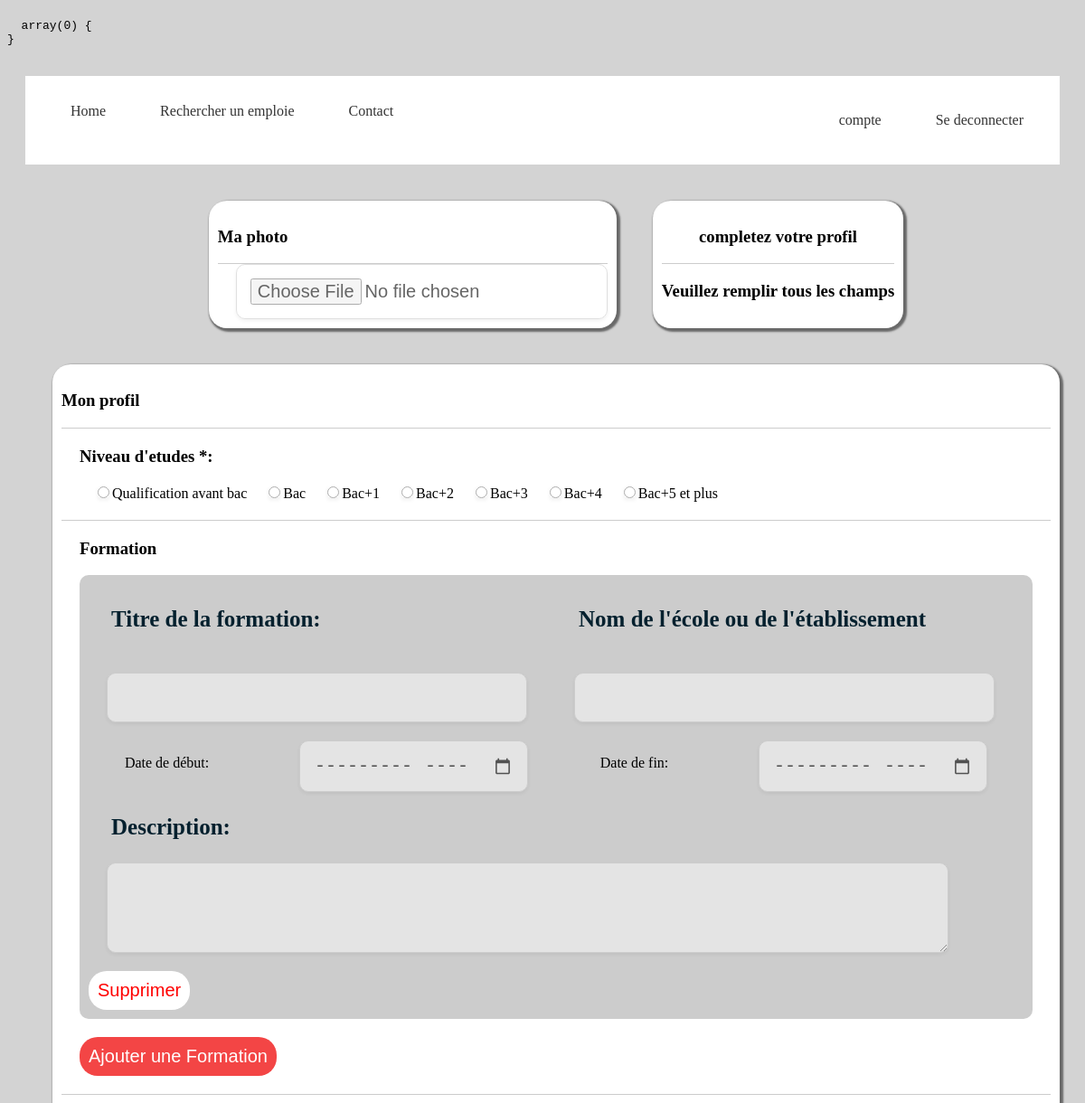
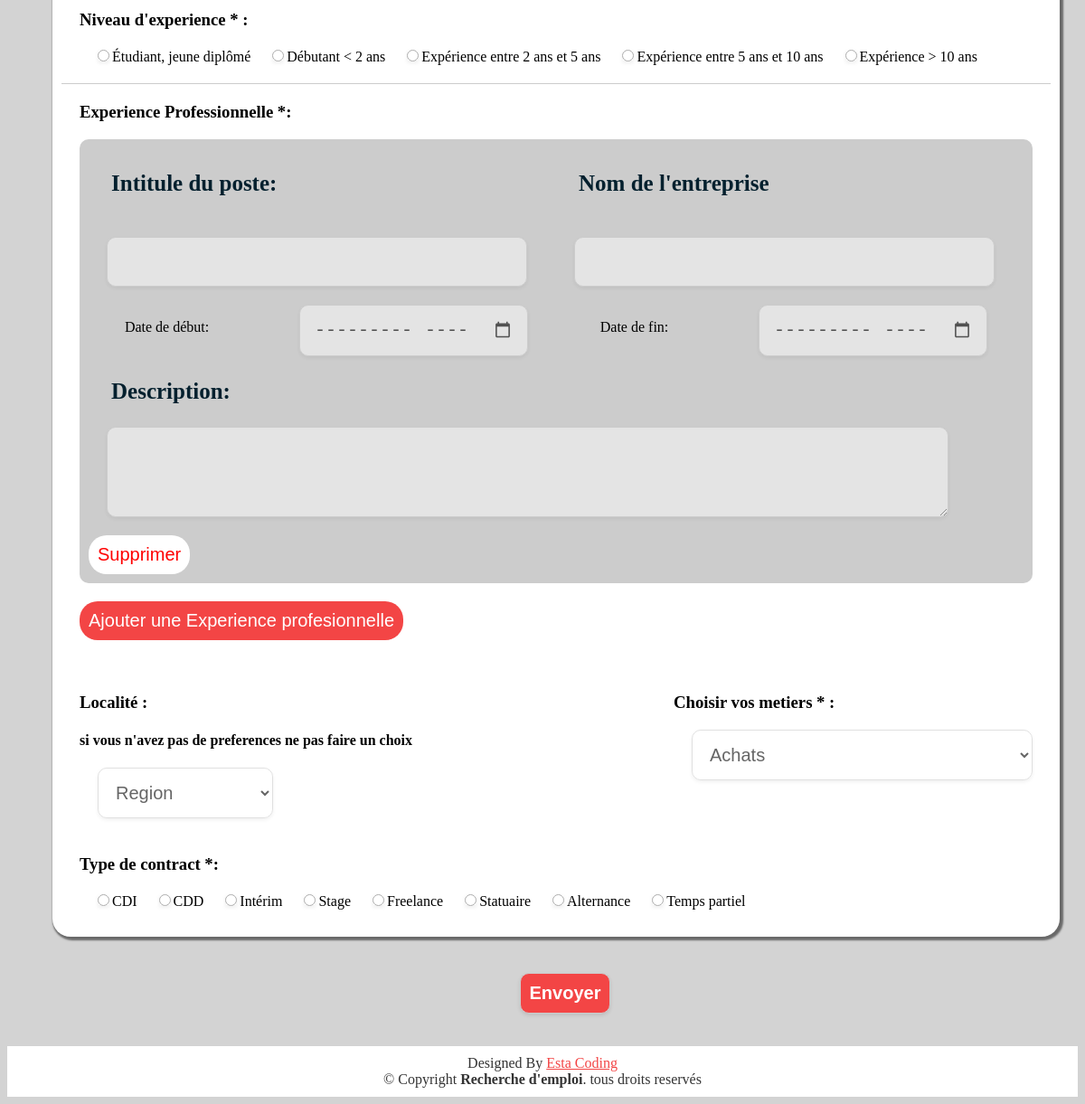
The app's page /update (signed in) with its own data (2 pictures, top to bottom).
### tables this page shows
CREATE TABLE `niveau_etude` (
  `id_niveau_etude` int NOT NULL,
  `niveau` varchar(250) NOT NULL
);

CREATE TABLE `experience` (
  `id_exp` int NOT NULL,
  `experience` varchar(250) NOT NULL
);

CREATE TABLE `contrat` (
  `id_contrat` int NOT NULL,
  `type` varchar(250) NOT NULL
);

### PHP/candidatProfil.php (the view, shortened to what this page needs)
<?php
require_once 'PHP/config/config.php';
$niveau_etude = mysqli_query($conn, "SELECT * FROM niveau_etude");
$expereinces = mysqli_query($conn, "SELECT * FROM experience");
$metiers = mysqli_query($conn, "SELECT * FROM metier");
$contrat = mysqli_query($conn, "SELECT * FROM contrat");
?>
<form action="" method="post" enctype="multipart/form-data">
<div class="forms">
<div class="border">
<div class="head">
        <h3>Ma photo</h3>
    </div>
<div class="form">
   <div class="form" >
    <input type="file" name="image" id="">
   </div>
</div>
</div>
<div class="cv">
    <div class="head">
        <h3>completez votre profil</h3>
    </div>
    <h3>Veuillez remplir tous les champs</h3>
</div>
</div>
<div class="border">
    <div class="head">
        <h3>Mon profil</h3>
    </div>
    <div class="bottom">
        <h3>Niveau d'etudes *:</h3>
        <?php foreach ($niveau_etude as $niv_etude): ?>
            <input class="radio" type="radio" required name="niveau" value="<?= $niv_etude['niveau'] ?>" id=""><?= $niv_etude['niveau'] ?>
        <?php endforeach; ?>
    </div>
    <div style="border-bottom: 1px solid #ccc;"></div>
<div class="bottom">
    <h3>Formation</h3>
    <div class="formation-container" style="background-color: #ccc;  border-radius: 10px; padding:10px;">
        <div style="display: flex; justify-content:space-between;">
        <div style="width: 100%;"  >
        <p class="titre">Titre de la formation:</p>
        <input style="width: 90%;margin:20px;"  type="text" name="titre_formation[]" required>
        </div>
        <div style="width: 100%;"  >
        <p class="titre">Nom de l'école ou de l'établissement</p>
        <input style="width: 90%;margin:20px;"  type="text" name="ecole_formation[]" required>
        </div>
        </div>
        <div style="display: flex;justify-content: space-around;">
        <p for="date_debut">Date de début:</p>
        <input type="month" name="date_debut_formation[]" required>
        <p for="date_fin">Date de fin:</p>
        <input type="month" name="date_fin_formation[]" required>
        </div>
        <p class="titre">Description:</p>
        <textarea name="description[]" required></textarea>
            <button type="button" class="sup" onclick="supprimerFormation(this)">Supprimer</button>
    </div>
    <button type="button" class="ajouter-formation-button ajout" onclick="ajouterFormation()">Ajouter une Formation</button>
    </div>
    <div style="border-bottom: 1px solid #ccc;"></div>
    <div class="bottom">
    <h3>Niveau d'experience * :</h3>
    <?php foreach ($expereinces as $experience): ?>
            <input class="radio" type="radio" required name="Ex" value="<?= $experience['experience'] ?>" id=""><?= $experience['experience'] ?>
        <?php endforeach; ?>
    </div>
    <div style="border-bottom: 1px solid #ccc;"></div>
    <div class="bottom">
    <h3>Experience Professionnelle *:</h3>
    <div class="exp-container" style="background-color: #ccc;  border-radius: 10px; padding:10px;">
        <div style="display: flex; justify-content:space-between;">
        <div style="width: 100%;"  >
        <p class="titre">Intitule du poste:</p>
        <input style="width: 90%;margin:20px;"  type="text" name="nomPoste[]">
        </div>
        <div style="width: 100%;"  >
        <p class="titre">Nom de l'entreprise</p>
        <input style="width: 90%;margin:20px;"  type="text" name="nom_entreprise[]">
        </div>
        </div>
        <div style="display: flex;justify-content: space-around;">
        <p for="date_debut">Date de début:</p>
        <input type="month" name="date_debut_exp[]">
        <p for="date_fin">Date de fin:</p>
        <input type="month" name="date_fin_exp[]">
        </div>
        <p class="titre">Description:</p>
        <textarea name="description_exp[]"></textarea>
            <button type="button" class="sup" onclick="supprimerExp(this)">Supprimer</button>
    </div>
    <button type="button" class="ajouter-formation-button ajout" onclick="ajouterExp()">Ajouter une Experience profesionnelle</button>
    </div>
    <div class="select">
    <div class="bottom" id="regionsSelectionnes">
        <h3>Localité :</h3>
        <h4>si vous n'avez pas de preferences ne pas faire un choix</h4>
        <select name="region" id="">
            <option value="">Region</option>
        </select>
    </div>
    <div class="bottom" id="metiersSelectionnes">
        <h3>Choisir vos metiers * :</h3>
        <select name="metier" id="">
            <?php   while($metier = $metiers->fetch_assoc()) :?>
                <option value="<?=$metier['description_metier']?>"><?=$metier['description_metier']?></option>
                <?php endwhile;?>
        </select>
    </div>
    </div>
    <div class="bottom">
        <h3>Type de contract *:</h3>
        <?php foreach ($contrat as $contracts): ?>
            <input class="radio" type="radio" required name="contrat" value="<?= $contracts['type'] ?>" id=""><?= $contracts['type'] ?>
        <?php endforeach; ?>
        </div>
</div>
<div class="btn">
    <input type="submit" name="submit" value="Envoyer">
</div>
</form>

### CSS/template.css (style rules this page uses)
body { background-color: lightgray; display: flex; flex-direction: column; min-height: 100vh; }

### PHP/candidatProfil.php (style rules this page uses)
.select { display: flex; justify-content: space-between; }
.sup { padding: 10px; background-color: #fff; color: red; font-size: 20px; outline: none; border: none; border-radius: 20px; margin-top: 20px; }
.ajout { padding: 10px; background-color: #f34545; color: #fff; font-size: 20px; outline: none; border: none; border-radius: 20px; margin-top: 20px; }
.radio { font-size: 20px; background-color: #f34545; }
.bottom { margin: 20px; }
.cv { background-color: #fff; box-shadow: 2px 2px 2px 2px rgba(0,0,0,.5); padding: 10px; margin: 20px; border-radius: 20px; text-align: center; }
.forms { display: flex; justify-content: center; }
.form { display: flex; justify-content: center; }
.border { background-color: #fff; box-shadow: 2px 2px 2px 2px rgba(0,0,0,.5); padding: 10px; margin: 20px; border-radius: 20px; }
select { background-color: rgba(255, 255, 255, .8); padding: 15px; outline: none; border: 1px solid #ccc; box-shadow: 0 2px 4px rgba(0,0,0, .1); margin-left: 20px; font-size: 20px; border-radius: 10px; opacity: .6; }
option { font-size: 18px; }
input { background-color: rgba(255, 255, 255, .8); padding: 15px; outline: none; border: 1px solid #ccc; box-shadow: 0 2px 4px rgba(0,0,0, .1); margin-left: 20px; font-size: 20px; border-radius: 10px; opacity: .6; }
textarea { width: 90%; height: 100px; background-color: rgba(255, 255, 255, .8); padding: 15px; outline: none; border: 1px solid #ccc; box-shadow: 0 2px 4px rgba(0,0,0, .1); margin-left: 20px; font-size: 20px; border-radius: 10px; opacity: .6; }
.titre { margin: 25px; font-size: 25px; color: #04202e; font-weight: 600; }
.btn { text-align: center; padding: 20px; }
.head { border-bottom: 1px solid #ccc; }
.btn input { background-color: #f34545; outline: none; border: 1px solid #ccc; box-shadow: 0 2px 4px rgba(0,0,0, .1); opacity: 1; font-size: 20px; border-radius: 10px; padding: 10px; color: white; font-weight: 800; }

### index.php (style rules this page uses)
body { background-color: lightgray; display: flex; flex-direction: column; min-height: 100vh; }

### records on screen
niveau_etude: niveau "Qualification avant bac"
niveau_etude: niveau "Bac"
niveau_etude: niveau "Bac+1"
niveau_etude: niveau "Bac+2"
niveau_etude: niveau "Bac+3"
niveau_etude: niveau "Bac+4"
niveau_etude: niveau "Bac+5 et plus"
experience: experience "Étudiant, jeune diplômé"
experience: experience "Débutant < 2 ans"
experience: experience "Expérience entre 2 ans et 5 ans"
experience: experience "Expérience entre 5 ans et 10 ans"
experience: experience "Expérience > 10 ans"
contrat: type "CDI"
contrat: type "CDD"
contrat: type "Intérim"
contrat: type "Stage"
contrat: type "Freelance"
contrat: type "Statuaire"
contrat: type "Alternance"
contrat: type "Temps partiel"

### other values on screen
var_dump($_POST) "array(0) { }"
form field metier "Achats"
